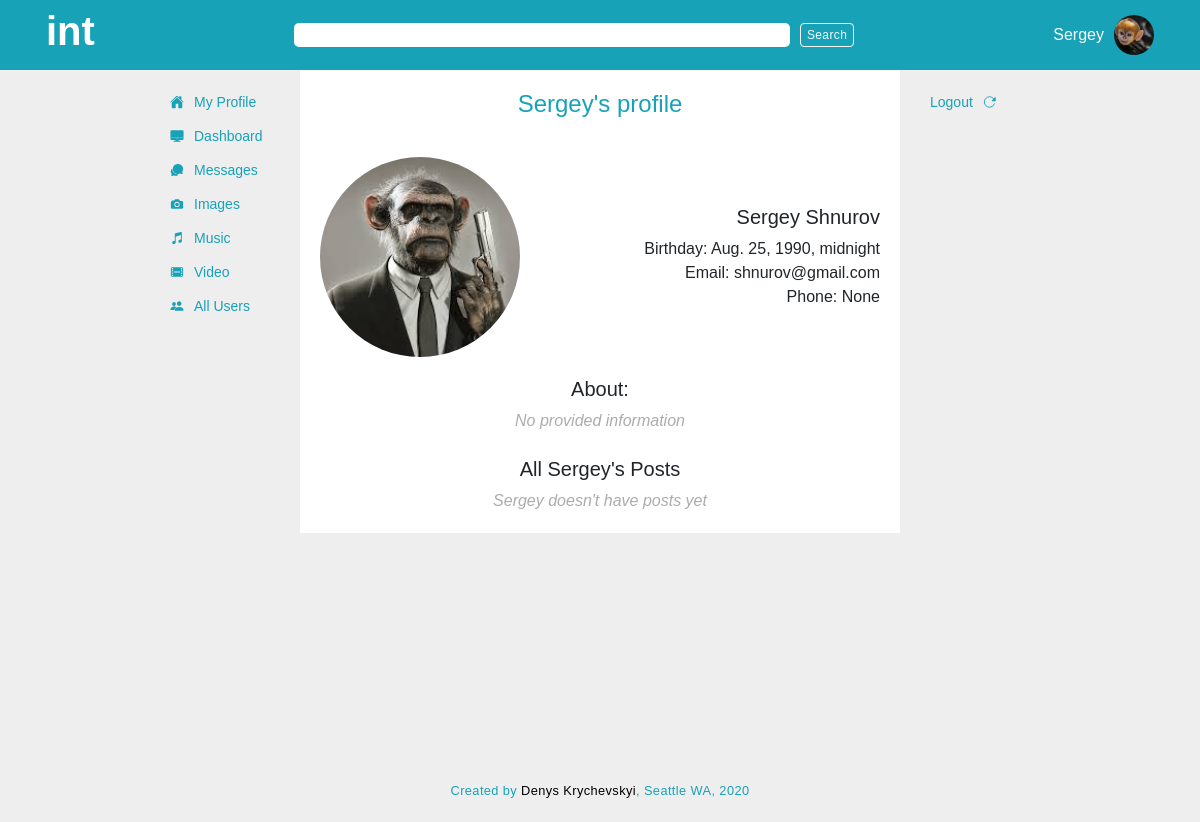
Page /user/9/profile (signed in) on the earlier database version.
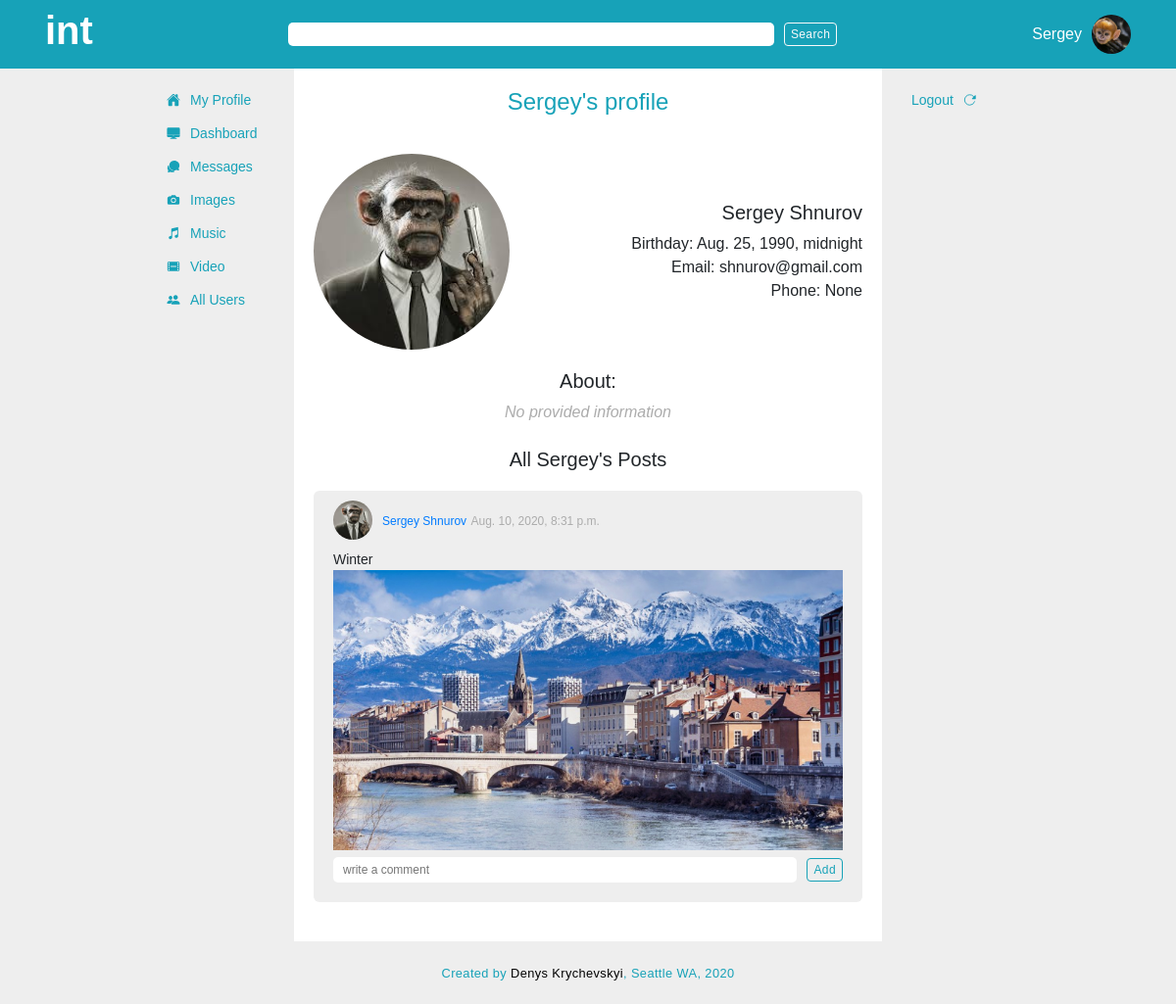
Same page on the later database version.
### app_one/models.py (models this page shows, shortened)
class User(models.Model):
    first_name = models.CharField(max_length = 255)
    last_name = models.CharField(max_length = 255)
    nickname = 	models.CharField(max_length = 50, blank=True, null = True)
    initials = 	models.CharField(max_length = 10, blank=True, null = True)
    birth_date = models.DateTimeField()
    avatar = models.ImageField(upload_to='avatars', default=None, blank=True, null = True)	#upload to avatars is a directory inside media directory, it will go like media/avatars
    email = models.TextField()
    phone_num = models.IntegerField(blank=True, null = True)
    about = models.TextField(blank=True, null = True)
    password = models.TextField()
    location = models.CharField(max_length = 255, blank=True, null = True)
    created_at = models.DateTimeField(auto_now_add = True)
    updated_at = models.DateTimeField(auto_now = True)
    objects = UserManager()

class Post(models.Model):
    title = models.CharField(max_length = 255, null = True, blank=True, default=None)
    content = models.TextField()
    post_image = models.ImageField(upload_to='post_images', default=None, blank=True, null = True)
    poster = models.ForeignKey(User, related_name = 'poster', on_delete=models.CASCADE)
    created_at = models.DateTimeField(auto_now_add = True)
    updated_at = models.DateTimeField(auto_now = True)
    objects = PostManager()

### app_one/views.py (the view)
# urls.py: path('user/<int:user_id>/profile', views.user_profile),
def user_profile(request, user_id):
    cur_user = User.objects.get(id=user_id)
    user_posts = cur_user.poster.all().order_by('-created_at')
    context = {
        'curr_user':User.objects.get(id=request.session['user_id']),
        'user':cur_user,
        'user_posts':user_posts
    }
    return render(request, 'profile.html', context)

### app_one/templates/profile.html (shortened to what the changed rows need)
{% load embed_video_tags %}
<!DOCTYPE html>
<html lang="en">
<head>
    {% include 'head.html' %}
</head>
<body>
    <div class="outer_container">
        {% include 'search.html' %}
        <div class="inner_container">
            <div class="inner">
                <div class="main_container">
                    <div class="page_title_container">
                        <h4>{{user.first_name}}'s profile</h4>
                    </div>
                    <div class="profile_page_container">
                        <div class="avatar_img">
                            <div class="box">
                                <img src="{{ MEDIA_URL }}{{ user.avatar }}" alt="{{ post.poster.first_name}}'s avatar">
                            </div>
                            <div class="profile_info">
                                <h5>{{ user.first_name }} {{ user.last_name }}</h5>
                                <p>Birthday: {{ user.birth_date}}</p>
                                <p>Email: {{ user.email}}</p>
                                <p>Phone: {{ user.phone_num}}</p>
                            </div>
                        </div>
                        <div class="about_user">
                            <h5>About:</h5>
                            {% if len.user.about > 0 %}
                            <p>{{ user.about}}</p>
                            {% else %}
                            <p class="no_provided">No provided information</p>
                            {% endif %}
                        </div>
                        <br>
                        <h5 class="text-center">All {{user.first_name}}'s Posts</h5>
                        {% if not user.poster.all  %}
                        <p class="no_provided text-center">{{ user.first_name }} doesn't have posts yet</p>
                        {% endif %}
                        {% for post in user_posts %}
                            <div class="post_container">
                                <div class="post_header">
                                        <div class="avatar">
                                            <a href="/user/{{ post.poster.id }}/profile" ><img src="{{ MEDIA_URL }}{{ post.poster.avatar }}" alt="{{ post.poster.first_name}}'s avatar"></a>
                                        </div>
                                        <div class="poster">
                                            <a href="/user/{{ post.poster.id }}/profile" class="poster_name">{{ post.poster.first_name }} {{ post.poster.last_name }}</a>
                                            <small>{{ post.created_at }}</small>
                                        </div>
                                </div>
                                <p class="post_content">{{ post.content }}</p>
                                {% if post.post_image %}
                                <div class="post_image_container">
                                    <img src="{{ MEDIA_URL }}{{ post.post_image }}" alt="">
                                </div>
                                {% endif %}
                                <div class="comment_container">
                                    <form action="/add_comment/post/{{ post.id }}" id="form_addComment" method="POST">
                                        <div class="comment_input">
                                            <div class="add_comment_input">
                                                <input type="text" name="comment" placeholder="write a comment">
                                            </div>
                                            <button class="btn btn-outline-info btn_add" >Add</button>
                                        </div>
                                    </form>
                                    <div class="display_comments_container">
                                    </div>
                                </div>
                            </div>
                        {% endfor %}
                    </div>
                </div>
            </div>
        </div>
    </div>
</body>
</html>

Differences in the rows shown:
shown differently, row unchanged: User "Shnurov": first_name "Sergey" → (not shown)
added Post: poster.avatar (picture), poster.first_name "Sergey", poster.last_name "Shnurov", created_at "Aug. 10, 2020, 8:31 p.m.", content "Winter", post_image (picture)
Other differences:
text no longer shown: "doesn't have posts yet"
